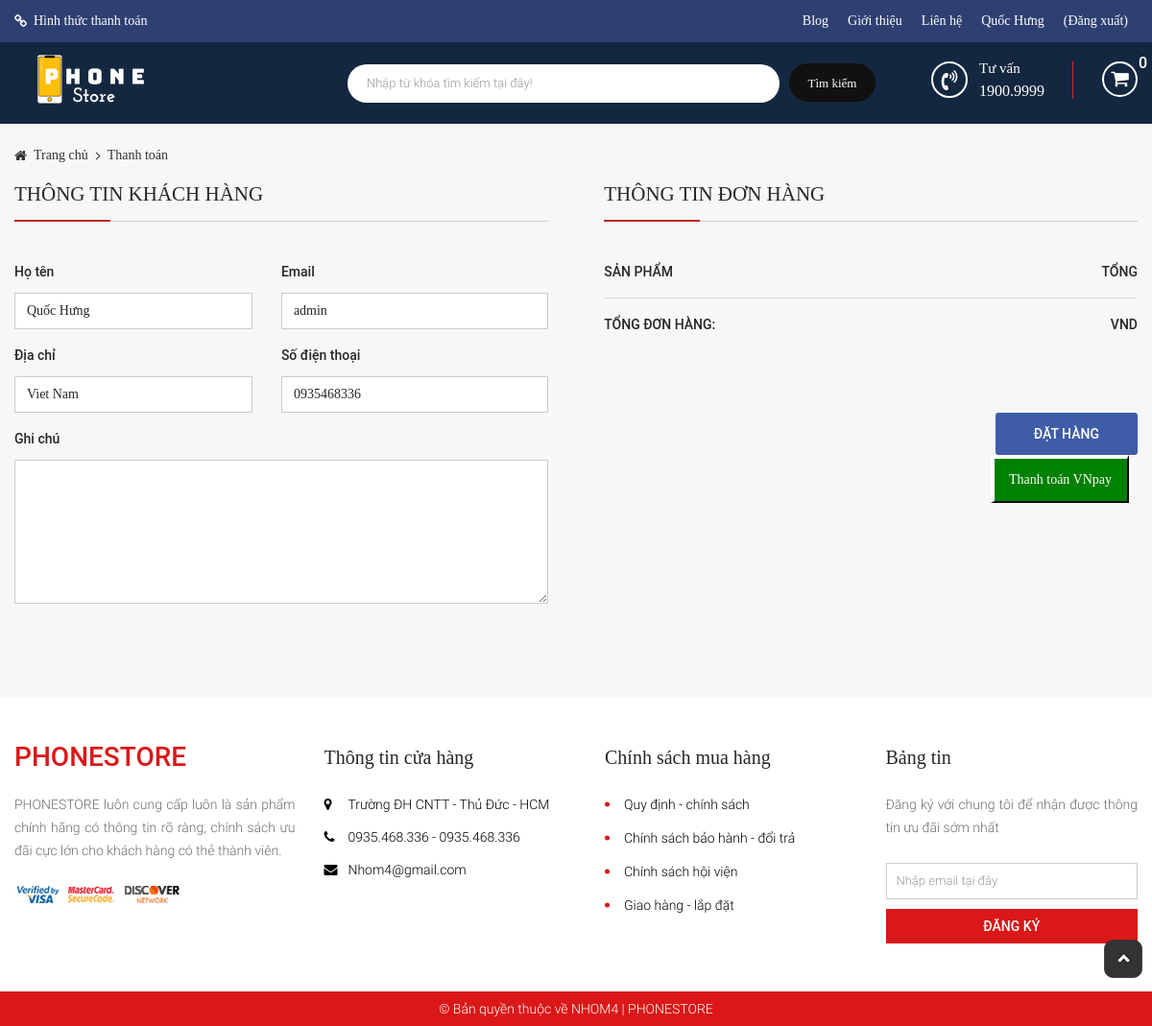
Screenshot of /?modules=checkouts&action=index (signed in) with the database file from the repository.
### tables this page shows
CREATE TABLE `tbl_customer` (
  `id` int(11) NOT NULL,
  `username` varchar(255) NOT NULL,
  `password` varchar(255) NOT NULL,
  `fullname` varchar(255) NOT NULL,
  `mail` varchar(255) NOT NULL,
  `phone` varchar(10) NOT NULL,
  `address` text NOT NULL,
  `create_date` varchar(255) NOT NULL
);

### libraries/database.php (called while the page is built, shortened)
<?php
function db_query($query_string) {
    global $conn;
    $result = mysqli_query($conn, $query_string);
    return $result;
}
function db_fetch_row($query_string) {
    $mysqli_result = db_query($query_string);
    $result = mysqli_fetch_assoc($mysqli_result);
    return $result;
}

### modules/checkouts/models/indexModel.php (called while the page is built, shortened)
<?php
function getUserById($id){
	return db_fetch_row("SELECT * FROM `tbl_customer` WHERE `id` = '$id'");
}
 ?>

### modules/checkouts/controllers/indexController.php (called while the page is built, shortened)
<?php
function indexAction(){
	$data=array();
	if(!empty($_SESSION['id_customer'])){
		$data[] = getUserById($_SESSION['id_customer']);
	}
	load_view('index',$data);
}
 ?>

### core/router.php (called while the page is built, shortened)
<?php
$action_name = get_action().'Action';
call_function(array('construct', $action_name));

### core/appload.php (called while the page is built, shortened)
<?php
require CONFIGPATH . DIRECTORY_SEPARATOR . 'database.php';
require LIBPATH . DIRECTORY_SEPARATOR . 'database.php';
require COREPATH . DIRECTORY_SEPARATOR . 'base.php';
require COREPATH . DIRECTORY_SEPARATOR . 'router.php';

### index.php (called while the page is built, shortened)
<?php
require COREPATH.DIRECTORY_SEPARATOR.'appload.php';

### modules/checkouts/views/indexView.php (the view, shortened to what this page needs)
<div id="main-content-wp" class="checkout-page" >
    <div class="section" id="breadcrumb-wp">
        <div class="wp-inner">
            <div class="section-detail">
                <ul class="list-item clearfix">
                    <li>
                        <a href="?page=home" title="">Trang chủ</a>
                    </li>
                    <li>
                        <a href="" title="">Thanh toán</a>
                    </li>
                </ul>
            </div>
        </div>
    </div>
    <div id="wrapper" class="wp-inner clearfix">
        <form method="post" action="?modules=checkouts&controllers=index&action=checkout" name="form-checkout">
            <div class="section" id="customer-info-wp">
                <div class="section-head">
                    <h1 class="section-title">Thông tin khách hàng</h1>
                </div>
                <div class="section-detail">
                    <?php if(!empty($data)) { foreach ($data as  $value) {?>
                        <div class="form-row clearfix">
                            <div class="form-col fl-left">
                                <label for="fullname">Họ tên</label>
                                <input type="text" name="fullname" id="fullname" value="<?php echo $value['fullname']; ?>">
                            </div>
                            <div class="form-col fl-right">
                                <label for="email">Email</label>
                                <input type="email" name="email" id="email" value="<?php echo $value['mail']; ?>">
                            </div>
                        </div>
                        <div class="form-row clearfix">
                            <div class="form-col fl-left">
                                <label for="address">Địa chỉ</label>
                                <input type="text" name="address" id="address" value="<?php echo $value['address']; ?>">
                            </div>
                            <div class="form-col fl-right">
                                <label for="phone">Số điện thoại</label>
                                <input type="tel" name="phone" id="phone" value="<?php echo $value['phone']; ?>">
                            </div>
                        </div>
                    <?php }};if(empty($data)){ ?>
                        <div class="form-row clearfix">
                            <div class="form-col fl-left">
                                <label for="fullname">Họ tên</label>
                                <input type="text" name="fullname" id="fullname">
                            </div>
                            <div class="form-col fl-right">
                                <label for="email">Email</label>
                                <input type="email" name="email" id="email">
                            </div>
                        </div>
                        <div class="form-row clearfix">
                            <div class="form-col fl-left">
                                <label for="address">Địa chỉ</label>
                                <input type="text" name="address" id="address">
                            </div>
                            <div class="form-col fl-right">
                                <label for="phone">Số điện thoại</label>
                                <input type="tel" name="phone" id="phone">
                            </div>
                        </div>
                    <?php }; ?>
                        <div class="form-row">
                            <div class="form-col">
                                <label for="notes">Ghi chú</label>
                                <textarea name="note"></textarea>
                            </div>
                        </div>
                </div>
            </div>
            <div class="section" id="order-review-wp">
                <div class="section-head">
                    <h1 class="section-title">Thông tin đơn hàng</h1>
                </div>
                <div class="section-detail">
                    <table class="shop-table">
                        <thead>
                            <tr>
                                <td>Sản phẩm</td>
                                <td>Tổng</td>
                            </tr>
                        </thead>
                        <tfoot>
                            <tr class="order-total">
                                <td>Tổng đơn hàng:</td>
                                <td>
                                <strong class="total-price">
                                    <?php if(isset($_SESSION['cart']['buy']))
                                            {$tong= $_SESSION['cart']['info']['total'];
                                            echo $tong." VND"; }
                                            else {
                                                echo "VND";
                                            } ?>
                                </strong></td>
                            </tr>
                        </tfoot>
                    </table>
                    <div id="payment-checkout-wp">
                        <ul id="payment_methods">
                            <li>
                            </li>
                            <li>
                            </li>
                        </ul>
                    </div>
                        <div class="place-order-wp clearfix">
                        <input type="submit" id="order-now" value="Đặt hàng" name="btn_submit">
                    </div>
                </div>
            </div>
        </form>
        <form action="./modules/checkouts/views/Xulypay.php" method="POST"
        >
            <button style="
                    padding: 10px 15px;
                    margin-left: 432px;
                    border-top: solid 4px white;
                    border-left: solid 4px white;
                    color: white;
                    padding-right: 16px;
                    background-color: green;
            " name="redirect">Thanh toán VNpay</button>
        </form>
    </div>
</div>

### core/base.php (shortened to what this page needs)
<?php
function get_module() {
    global $config;
    $module = isset($_GET['modules']) ? $_GET['modules'] : $config['default_module'];
    return $module;
}
function call_function($list_function = array()) {
    if (is_array($list_function)) {
        foreach ($list_function as $f) {
            if (function_exists($f())) {
                $f();
            }
        }
    }
}
function load_view($name, $data_send = array()) {
    $data = $data_send;
    $path = MODULESPATH . DIRECTORY_SEPARATOR . get_module() . DIRECTORY_SEPARATOR . 'views' . DIRECTORY_SEPARATOR . $name . 'View.php';
    if (file_exists($path)) {
        require $path;
    } else {
        echo "Không tìm thấy {$path}";
    }
}
function get_header($name = '') {
    global $data;
    if (empty($name)) {
        $name = 'header';
    } else {
        $name = "header-{$name}";
    }
    $path = LAYOUTPATH . DIRECTORY_SEPARATOR . $name . '.php';
    if (file_exists($path)) {
        if (is_array($data)) {
            foreach ($data as $key => $a) {
                $$key = $a;
            }
        }
        require $path;
    } else {
        echo "Không tìm thấy {$path}";
    }
}
function get_footer($name = '') {
    global $data;
    if (empty($name)) {
        $name = 'footer';
    } else {
        $name = "footer-{$name}";
    }
    $path = LAYOUTPATH . DIRECTORY_SEPARATOR . $name . '.php';
    if (file_exists($path)) {
        if (is_array($data)) {
            foreach ($data as $key => $a) {
                $$key = $a;
            }
        }
        require $path;
    } else {
        echo "Không tìm thấy {$path}";
    }
}
?>

### public/css/import/global.css (style rules this page uses)
body { font-family: 'Roboto Regular'; font-size: 14px; line-height: normal; color: #272727; line-height: 24px; }
.wp-inner { width: 1170px; margin: 0px auto; }
.fl-left { float: left; }
.fl-right { float: right; }
ul li { list-style: none!important; }
a { text-decoration: none!important; }

### public/css/import/home.css (style rules this page uses)
#main-content-wp { background: #f7f7f7; padding-top: 25px; padding-bottom: 75px; }

### public/css/import/category_product.css (style rules this page uses)
#breadcrumb-wp { margin-bottom: 20px; }
#breadcrumb-wp .list-item li { float: left; }
#breadcrumb-wp .list-item li a { position: relative; display: block; color: #333; padding-left: 20px; line-height: normal; }
#breadcrumb-wp .list-item li:first-child a:before { position: absolute; content: '\f015'; font-family: 'FontAwesome'; top: 1px; left: 0; line-height: normal; }
#breadcrumb-wp .list-item li:nth-child(n+2) a:before { position: absolute; content: '\f105'; font-family: 'FontAwesome'; top: 1px; left: 8px; line-height: normal; }

### public/css/import/checkout.css (style rules this page uses)
#customer-info-wp { float: left; width: 47.5%; margin-right: 2.5%; }
#order-review-wp { float: right; width: 47.5%; margin-left: 2.5%; }
#customer-info-wp .section-head .section-title { font-size: 16px; }
#customer-info-wp .section-head .section-title, #order-review-wp .section-head .section-title { position: relative; display: block; font-size: 21px; color: #272727; text-transform: uppercase; line-height: normal; padding-bottom: 15px; margin-bottom: 40px; border-bottom: 1px solid #ccc; text-align: left; font-family: 'Roboto Regular'; font-weight: normal; }
#order-review-wp .section-head .section-title:before, #customer-info-wp .section-head .section-title:before { position: absolute; content: ''; bottom: -1px; width: 100px; height: 2px; background: #bf2424; left: 0px; }
#customer-info-wp .form-row { padding-bottom: 15px; }
#customer-info-wp .form-row label { display: block; padding-bottom: 10px; font-family: 'Roboto Medium'; font-weight: normal; }
#customer-info-wp .form-row .form-col { width: 50%; padding-right: 30px; }
#customer-info-wp .form-row .form-col:nth-child(2) { padding-right: 0; }
#customer-info-wp .form-row .form-col input[type="text"], #customer-info-wp .form-row .form-col input[type="email"], #customer-info-wp .form-row .form-col input[type="tel"], #customer-info-wp .form-row:nth-child(3) .form-col textarea { width: 100%; padding: 6px 12px; border: 1px solid #cccccc; }
#customer-info-wp .form-row:nth-child(3) .form-col { width: 100%; padding-right: 0; }
#customer-info-wp .form-row:nth-child(3) .form-col textarea { height: 150px; }
#order-review-wp .shop-table { width: 100%; text-align: left; }
#order-review-wp .shop-table tr td:nth-child(2) { text-align: right; }
#order-review-wp .shop-table thead tr { border-bottom: 1px solid #ddd; }
#order-review-wp .shop-table thead tr td { text-transform: uppercase; padding-bottom: 15px; text-transform: uppercase; font-family: 'Roboto Medium'; }
#order-review-wp .shop-table tfoot tr td { padding: 15px 0px; text-transform: uppercase; font-family: 'Roboto Medium'; font-weight: normal; }
#payment-checkout-wp { margin-top: 25px; }
#payment-checkout-wp #payment_methods li { padding-bottom: 10px; }
.place-order-wp { margin-top: 20px; }
.place-order-wp input[type="submit"] { float: right; display: inline-block; padding: 10px 40px; text-transform: uppercase; border-radius: 3px; font-family: 'Roboto Medium'; font-weight: normal; border: none; outline: none; background: #3f5da6; color: #fff; }
.order-total .total-price { font-family: 'Roboto Medium'; font-weight: normal; }
.checkout-page #fullname, .checkout-page #phone, .checkout-page #email, .checkout-page #desire { margin-bottom: 0!important; }

### rows the page displays
tbl_customer: fullname "Quốc Hưng", email "admin", address "Viet Nam", phone "0935468336"
